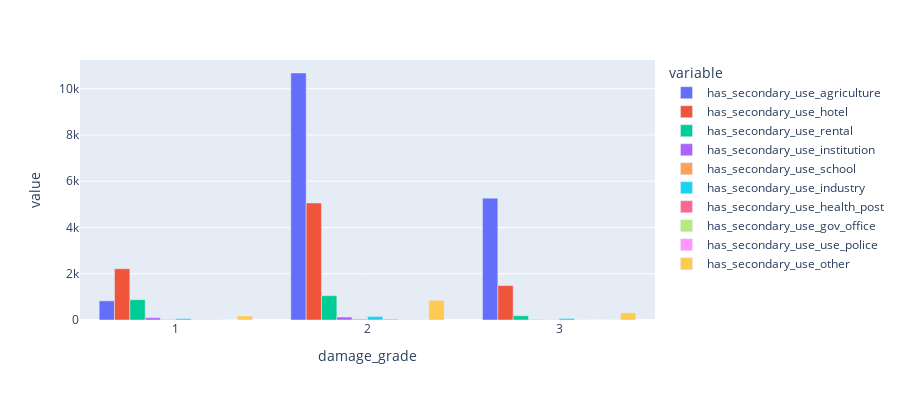

Source (notebook cell):
### Code cell
fig = px.bar(second_use_count, x="damage_grade", y=second_uses_list,
             barmode='group',
             height=400)
fig.show()

### Figure 1 — Plotly figure (JSON) as saved in the notebook; plotly's stock layout.template omitted (floating-point values rounded to 4 significant figures)
{"data": [{"alignmentgroup": "True", "hovertemplate": "variable=has_secondary_use_agriculture<br>damage_grade=%{x}<br>value=%{y}<extra></extra>", "legendgroup": "has_secondary_use_agriculture", "marker": {"color": "#636efa"}, "name": "has_secondary_use_agriculture", "offsetgroup": "has_secondary_use_agriculture", "orientation": "v", "showlegend": true, "textposition": "auto", "type": "bar", "x": [1, 2, 3], "xaxis": "x", "y": [829, 10679, 5269], "yaxis": "y"}, {"alignmentgroup": "True", "hovertemplate": "variable=has_secondary_use_hotel<br>damage_grade=%{x}<br>value=%{y}<extra></extra>", "legendgroup": "has_secondary_use_hotel", "marker": {"color": "#EF553B"}, "name": "has_secondary_use_hotel", "offsetgroup": "has_secondary_use_hotel", "orientation": "v", "showlegend": true, "textposition": "auto", "type": "bar", "x": [1, 2, 3], "xaxis": "x", "y": [2216, 5058, 1489], "yaxis": "y"}, {"alignmentgroup": "True", "hovertemplate": "variable=has_secondary_use_rental<br>damage_grade=%{x}<br>value=%{y}<extra></extra>", "legendgroup": "has_secondary_use_rental", "marker": {"color": "#00cc96"}, "name": "has_secondary_use_rental", "offsetgroup": "has_secondary_use_rental", "orientation": "v", "showlegend": true, "textposition": "auto", "type": "bar", "x": [1, 2, 3], "xaxis": "x", "y": [877, 1051, 183], "yaxis": "y"}, {"alignmentgroup": "True", "hovertemplate": "variable=has_secondary_use_institution<br>damage_grade=%{x}<br>value=%{y}<extra></extra>", "legendgroup": "has_secondary_use_institution", "marker": {"color": "#ab63fa"}, "name": "has_secondary_use_institution", "offsetgroup": "has_secondary_use_institution", "orientation": "v", "showlegend": true, "textposition": "auto", "type": "bar", "x": [1, 2, 3], "xaxis": "x", "y": [99, 129, 17], "yaxis": "y"}, {"alignmentgroup": "True", "hovertemplate": "variable=has_secondary_use_school<br>damage_grade=%{x}<br>value=%{y}<extra></extra>", "legendgroup": "has_secondary_use_school", "marker": {"color": "#FFA15A"}, "name": "has_secondary_use_school", "offsetgroup": "has_secondary_use_school", "orientation": "v", "showlegend": true, "textposition": "auto", "type": "bar", "x": [1, 2, 3], "xaxis": "x", "y": [30, 47, 17], "yaxis": "y"}, {"alignmentgroup": "True", "hovertemplate": "variable=has_secondary_use_industry<br>damage_grade=%{x}<br>value=%{y}<extra></extra>", "legendgroup": "has_secondary_use_industry", "marker": {"color": "#19d3f3"}, "name": "has_secondary_use_industry", "offsetgroup": "has_secondary_use_industry", "orientation": "v", "showlegend": true, "textposition": "auto", "type": "bar", "x": [1, 2, 3], "xaxis": "x", "y": [59, 152, 68], "yaxis": "y"}, {"alignmentgroup": "True", "hovertemplate": "variable=has_secondary_use_health_post<br>damage_grade=%{x}<br>value=%{y}<extra></extra>", "legendgroup": "has_secondary_use_health_post", "marker": {"color": "#FF6692"}, "name": "has_secondary_use_health_post", "offsetgroup": "has_secondary_use_health_post", "orientation": "v", "showlegend": true, "textposition": "auto", "type": "bar", "x": [1, 2, 3], "xaxis": "x", "y": [12, 32, 5], "yaxis": "y"}, {"alignmentgroup": "True", "hovertemplate": "variable=has_secondary_use_gov_office<br>damage_grade=%{x}<br>value=%{y}<extra></extra>", "legendgroup": "has_secondary_use_gov_office", "marker": {"color": "#B6E880"}, "name": "has_secondary_use_gov_office", "offsetgroup": "has_secondary_use_gov_office", "orientation": "v", "showlegend": true, "textposition": "auto", "type": "bar", "x": [1, 2, 3], "xaxis": "x", "y": [13, 21, 4], "yaxis": "y"}, {"alignmentgroup": "True", "hovertemplate": "variable=has_secondary_use_use_police<br>damage_grade=%{x}<br>value=%{y}<extra></extra>", "legendgroup": "has_secondary_use_use_police", "marker": {"color": "#FF97FF"}, "name": "has_secondary_use_use_police", "offsetgroup": "has_secondary_use_use_police", "orientation": "v", "showlegend": true, "textposition": "auto", "type": "bar", "x": [1, 2, 3], "xaxis": "x", "y": [4, 12, 7], "yaxis": "y"}, {"alignmentgroup": "True", "hovertemplate": "variable=has_secondary_use_other<br>damage_grade=%{x}<br>value=%{y}<extra></extra>", "legendgroup": "has_secondary_use_other", "marker": {"color": "#FECB52"}, "name": "has_secondary_use_other", "offsetgroup": "has_secondary_use_other", "orientation": "v", "showlegend": true, "textposition": "auto", "type": "bar", "x": [1, 2, 3], "xaxis": "x", "y": [175, 852, 307], "yaxis": "y"}], "layout": {"barmode": "group", "height": 400, "legend": {"title": {"text": "variable"}, "tracegroupgap": 0}, "margin": {"t": 60}, "xaxis": {"anchor": "y", "domain": [0, 1], "title": {"text": "damage_grade"}}, "yaxis": {"anchor": "x", "domain": [0, 1], "title": {"text": "value"}}}}
